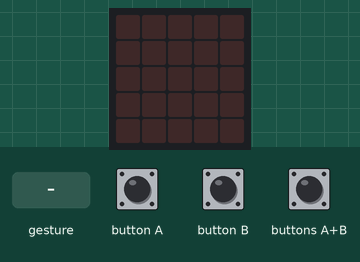
Simulated run of this program. Board: BBC micro:bit (MakeCode). Parts: the board's 5×5 LED display. The test bench sets the inputs (shaded band). A tilt is held for 1.5 s and a shake lasts 1 s, then the board lies face up again.

Above: at 1.2 s.
1.3 s: button A pressed for 0.15 s
At 1.8 s:
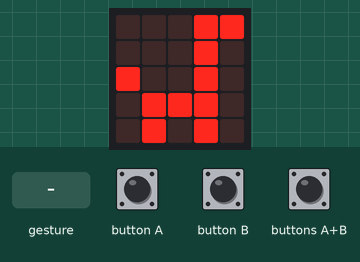
4.4 s: gesture 'shake'
At 5.4 s:
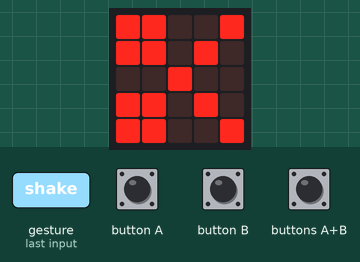
7.4 s: button B pressed for 0.15 s
10.5 s: buttons A+B pressed for 0.15 s
At 14.2 s:
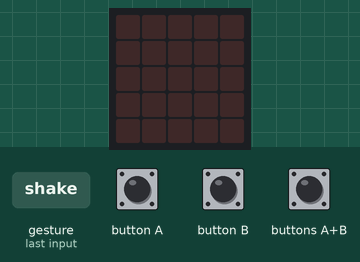
Timing chart, 0 to 14.6 s (numbered marks = the images above; inputs shaded):
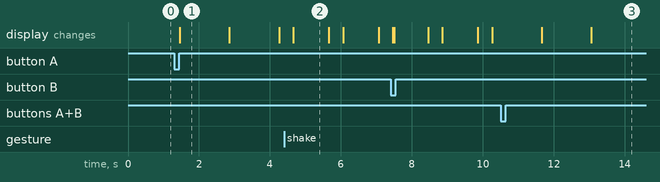

The program:

main.ts
```typescript
let CAMINAR = ""
let cortar = ""
input.onButtonPressed(Button.A, function () {
    CAMINAR = "SI"
})
input.onGesture(Gesture.Shake, function () {
    cortar = "SI"
})
input.onButtonPressed(Button.AB, function () {
    cortar = "NO"
})
input.onButtonPressed(Button.B, function () {
    CAMINAR = "NO"
})
basic.forever(function () {
    while (CAMINAR == "SI") {
        basic.showLeds(`
            . . . # #
            . . . # .
            # . . # .
            . # # # .
            . # . # .
            `)
        basic.pause(1000)
        basic.showLeds(`
            . . . # #
            . . . # .
            # . . # .
            . # # # .
            . . # . #
            `)
        basic.pause(1000)
        basic.clearScreen()
    }
})
basic.forever(function () {
    while (cortar == "SI") {
        basic.showLeds(`
            # # . . #
            # # . # .
            . . # . .
            # # . # .
            # # . . #
            `)
        basic.pause(1000)
        basic.showLeds(`
            # # . . .
            # # . . .
            . . # # #
            # # . . .
            # # . . .
            `)
        basic.pause(1000)
        basic.clearScreen()
    }
})
```

test.ts
```typescript
// aquí va el archivo "tests"; esto no se compilará cuando este paquete se utilice como una extensión.
```

Measured:
- after the input at 1.3 s, the display: changes after 0.16 s (image 1)
- after the input at 4.4 s, the display: changes after 0.26 s (image 2)
- after the input at 10.5 s, the display: first differs from a run without the input after 2.6 s (image 3)
- what the display in image 1 shows lasts 1.4 s, from 1.5 s to 2.9 s
- what the display in image 2 shows lasts 1.0 s, from 4.7 s to 5.7 s
